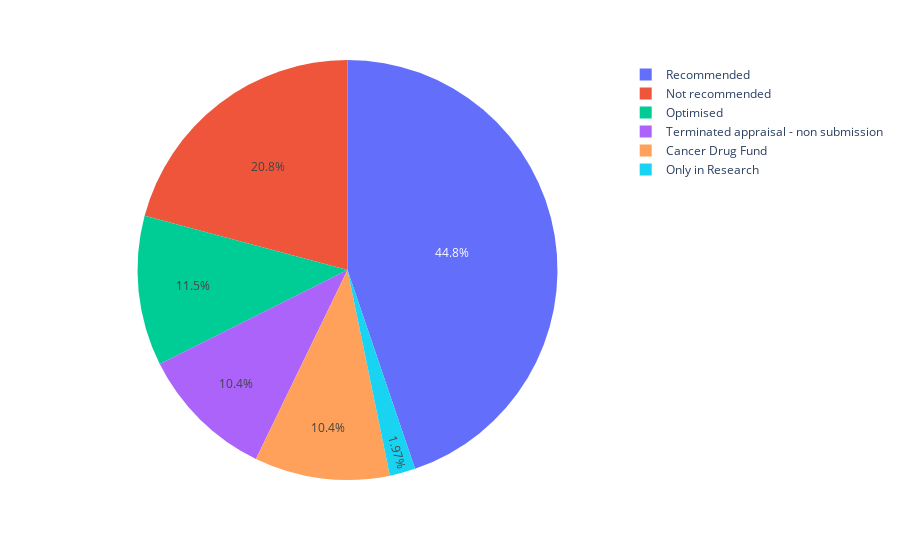

Notebook cell for this chart:
### Markdown cell above
### According to website reduce to 5 categories 'Recommended', 'Not recommended', 'Optimised', 'Only in research', 'Terminated appraisal'

### Code cell
# Replace Not Recommended by Not recommended
mask = data_costif_pharm['Categorisation (for specific recommendation)'] == 'Not Recommended'
data_costif_pharm.loc[mask, 'Categorisation (for specific recommendation)'] = 'Not recommended'

# Replace Terminated Appraisal - non submission by Terminated appraisal - non submission
mask = data_costif_pharm['Categorisation (for specific recommendation)'] == 'Terminated Appraisal - non submission'
data_costif_pharm.loc[mask, 'Categorisation (for specific recommendation)'] = 'Terminated appraisal - non submission'

# Replace Recommended (CDF) by Recommended
mask = data_costif_pharm['Categorisation (for specific recommendation)'] == 'Recommended (CDF)'
data_costif_pharm.loc[mask, 'Categorisation (for specific recommendation)'] = 'Cancer Drug Fund'

# Replace Optimised (CDF) by Optimised
mask = data_costif_pharm['Categorisation (for specific recommendation)'] == 'Optimised (CDF)'
data_costif_pharm.loc[mask, 'Categorisation (for specific recommendation)'] = 'Cancer Drug Fund'

# Create container
container = pd.DataFrame(columns=['Number', 'Categorisation'])

# Count number of occurences for each categorisation type
cats = data_costif_pharm['Categorisation (for specific recommendation)'].unique()
for cat in cats:
    mask = data_costif_pharm['Categorisation (for specific recommendation)'] == cat
    number = len(data_costif_pharm[mask])
    container = container.append(pd.DataFrame({'Number': [number], 'Categorisation': [cat]}))

fig = px.pie(
    container, values='Number', names='Categorisation')

fig.show()

### Figure 1 — Plotly figure (JSON) as saved in the notebook; plotly's stock layout.template omitted (floating-point values rounded to 4 significant figures)
{"data": [{"domain": {"x": [0, 1], "y": [0, 1]}, "hovertemplate": "Categorisation=%{label}<br>Number=%{value}<extra></extra>", "labels": ["Recommended", "Not recommended", "Optimised", "Only in Research", "Terminated appraisal - non submission", "Cancer Drug Fund"], "legendgroup": "", "name": "", "showlegend": true, "type": "pie", "values": [159, 74, 41, 7, 37, 37]}], "layout": {"legend": {"tracegroupgap": 0}, "margin": {"t": 60}}}
